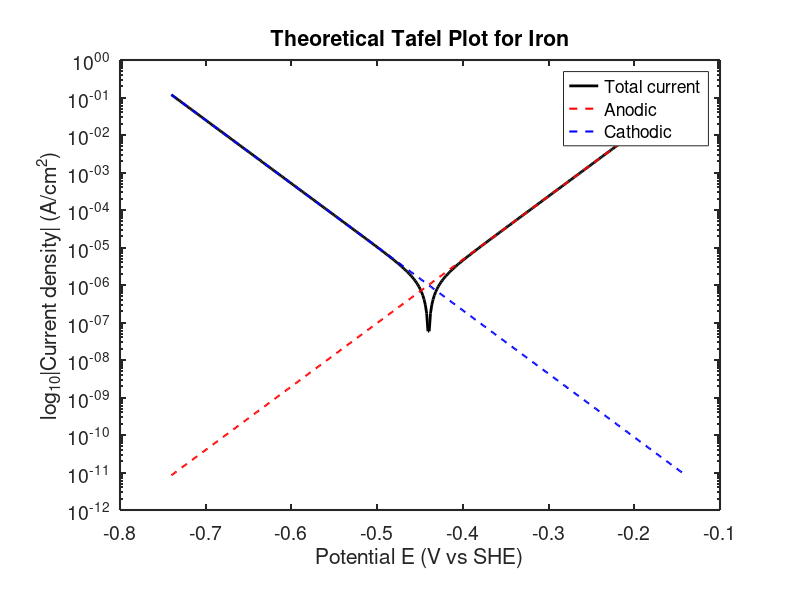
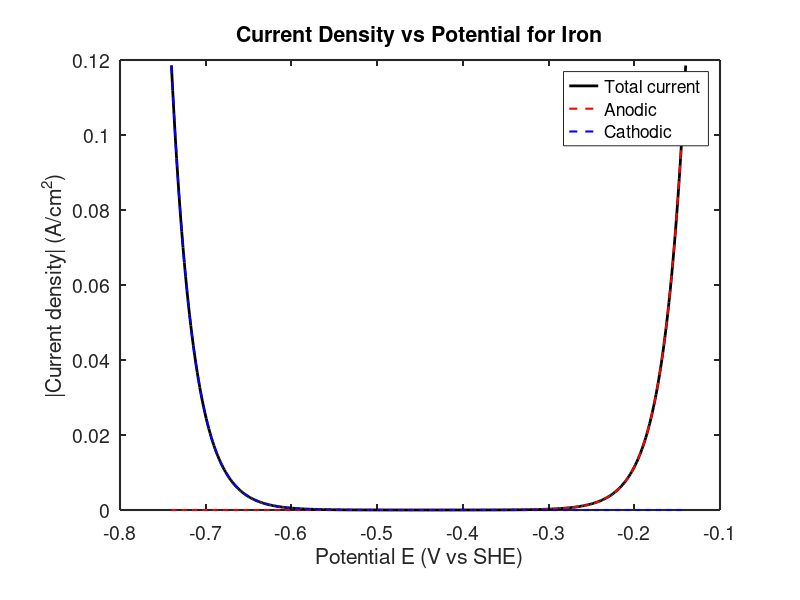
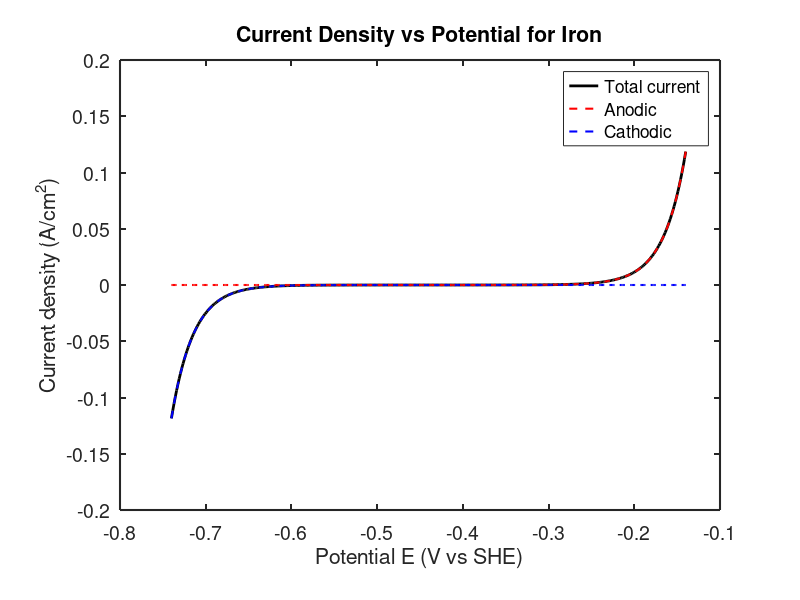

MATLAB code for these plots, in order:
#!/usr/bin/env -S octave --no-gui --quiet
set(0, "defaultfigurevisible", "off");  % hide figure window
addpath(genpath("./../../src/"));  % add src folder to path

% --- Tafel curve for iron corrosion (Fe → Fe2+ + 2e−) ---
clear; clf;

% Constants
F  = 96485;     % C/mol
R  = 8.314;     % J/mol·K
T  = 298;       % K
n  = 2;         % electrons transferred

% Kinetic parameters
i0 = 1e-6;      % exchange current density (A/cm^2)
alpha_a = 0.5;  % anodic transfer coefficient
alpha_c = 0.5;  % cathodic transfer coefficient
E_eq = -0.44;   % equilibrium potential (V vs SHE for Fe)

% Potential range around E_eq
E = linspace(E_eq - 0.3, E_eq + 0.3, 400);

% Current densities (A/cm^2)
i_a =  i0 * exp((alpha_a * n * F * (E - E_eq)) / (R * T));
i_c = -i0 * exp((-alpha_c * n * F * (E - E_eq)) / (R * T));

% Net current
i_net = i_a + i_c;
% --- Plot log|i| vs E (Tafel plot) ---
figure;
semilogy(E, abs(i_net), 'k', 'LineWidth', 2); hold on;
semilogy(E, abs(i_a), '--r', 'LineWidth', 1.5);
semilogy(E, abs(i_c), '--b', 'LineWidth', 1.5);
xlabel('Potential E (V vs SHE)');
ylabel('log_{10}|Current density| (A/cm^2)');
title('Theoretical Tafel Plot for Iron');
set(gca, 'FontSize', 14);
set(gca, 'LineWidth', 1.5);
set(gca, 'TickLength', [0.01, 0.01]);
set(gca, 'Position', [0.15 0.15 0.75 0.75]);  % manual tightening if needed
legend('Total current', 'Anodic', 'Cathodic');
print("Tafel plot.png", '-dpng');

% --- Plot |i| vs E (linear scale) ---
figure;
plot(E, abs(i_net), 'k', 'LineWidth', 2); hold on;
plot(E, abs(i_a), '--r', 'LineWidth', 1.5);
plot(E, abs(i_c), '--b', 'LineWidth', 1.5);
xlabel('Potential E (V vs SHE)');
ylabel('|Current density| (A/cm^2)');
title('Current Density vs Potential for Iron');
set(gca, 'FontSize', 14);
set(gca, 'LineWidth', 1.5);
set(gca, 'TickLength', [0.01, 0.01]);
set(gca, 'Position', [0.15 0.15 0.75 0.75]);  % manual tightening if needed
legend('Total current', 'Anodic', 'Cathodic');
print("Potential plot.png", '-dpng');

figure;
plot(E, i_net, 'k', 'LineWidth', 2); hold on;
plot(E, i_a, '--r', 'LineWidth', 1.5);
plot(E, i_c, '--b', 'LineWidth', 1.5);
xlabel('Potential E (V vs SHE)');
ylabel('Current density (A/cm^2)');
title('Current Density vs Potential for Iron');
set(gca, 'FontSize', 14);
set(gca, 'LineWidth', 1.5);
set(gca, 'TickLength', [0.01, 0.01]);
set(gca, 'Position', [0.15 0.15 0.75 0.75]);  % manual tightening if needed
legend('Total current', 'Anodic', 'Cathodic');
print("2Potential plot.png", '-dpng');

